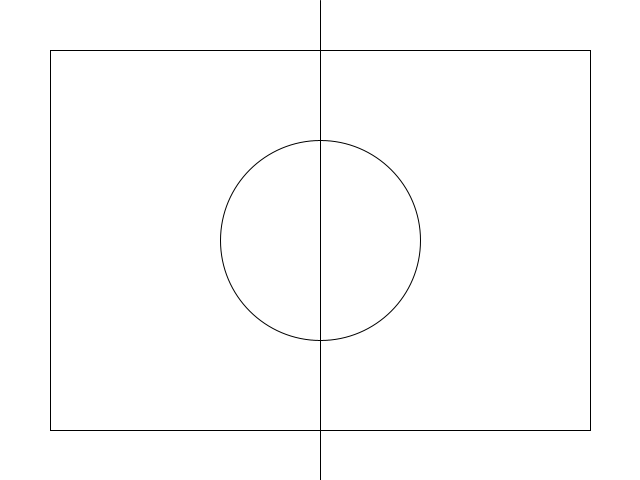
Frame 1 (no input)
Frame 60 (the mouse pressed at the canvas centre just before this capture): identical to frame 1, image omitted
Frame 120 (the mouse held since frame 60 and released just before this capture): identical to frame 1, image omitted

The Processing sketch that drew this single still picture (run headless with seeded random() and noise(); from frame 60 on, the mouse is pressed at the canvas centre):

// Processing sketch: processing_63122
// ── processing_63122.pde

void setup() {
  size(640, 480);
  smooth();
}
void draw() {
  noFill();
  background(255);
  line(width/2, 0, width/2, height);

  if (mouseX <= width/2)
  {
    ellipse(width/2, height/2, 200, 200);
  }

  rect(50, 50, width-100, height-100);
}
